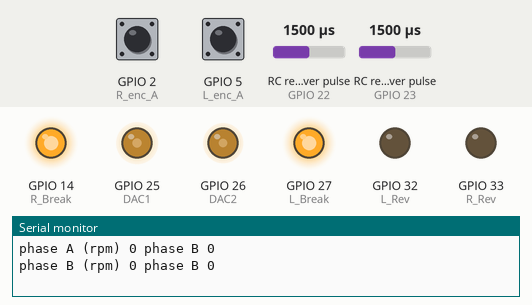
Recording of a sketch running on a simulated ESP32. Shown: output pins drawn as LEDs (lit = HIGH), the last lines printed to the serial monitor. Wiring (inferred from the names in the program): 2 × RC receiver channel: data GPIO 22 / data GPIO 23. Dashed ring = blinking. The test bench sets the inputs (shaded band); at power-on: RC receiver pulse (sensors on GPIO 22, GPIO 23) 1500 µs, GPIO 2 (R_enc_A) HIGH, GPIO 5 (L_enc_A) HIGH.

Above: at 1.26 s.
1.3 s: RC receiver pulse (sensor on GPIO 22) set to 1499 µs
At 3.4 s:
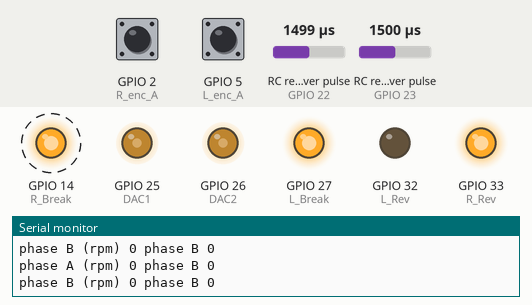
4.3 s: RC receiver pulse (sensor on GPIO 23) set to 1499 µs
At 5.5 s:
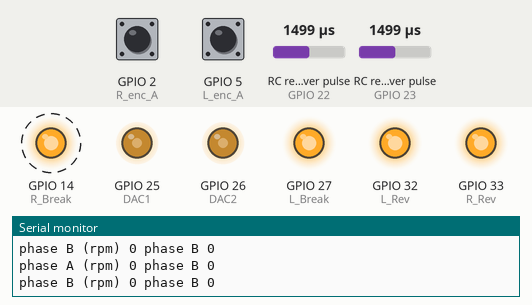
7.3 s: RC receiver pulse (sensor on GPIO 22) set to 1492 µs
10.3 s: RC receiver pulse (sensor on GPIO 22) set to 1020 µs
13.3 s: RC receiver pulse (sensor on GPIO 23) set to 1020 µs
At 13.9 s:
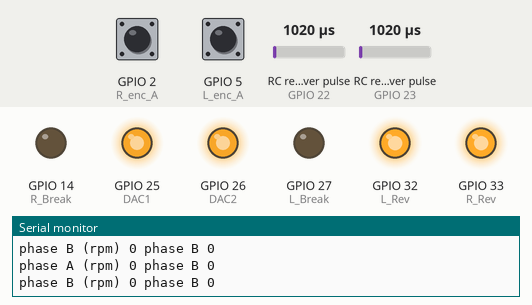
15.0 s: RC receiver pulse (sensor on GPIO 23) set to 1500 µs
At 16.2 s:
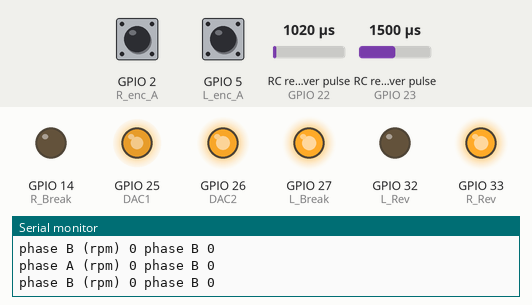
Timing chart, 0 to 19.0 s (numbered marks = the images above; inputs shaded):
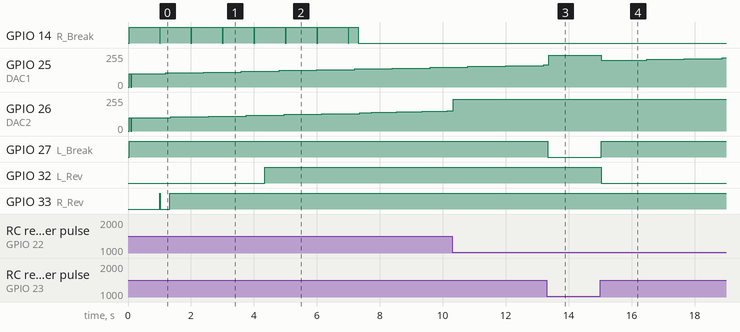

The sketch:

Tank_Steer_WORKED_3_3_23.ino
```cpp
//27-8-22 Untested on the ground

#include <PID_v1.h> //pid library

// Define Input Connections
#define CH3 23   //Left Flysky Stick
#define CH2 22  //Right Flysky Stick

#define DAC1 25   //left
#define DAC2 26   //right

#define L_Rev 32  //reverse pin
#define L_Break 27   //Left break

#define R_Rev 33 //reverse pin
#define R_Break 14 //Right break


#define L_enc_A 5  // Left Rotary Encoder phase A
#define L_enc_B 17 // Left Rotary Encoder phase B
#define R_enc_A 2  // Right Rotary Encoder Phase A
#define R_enc_B 15 // Right Rotary Encoder Phase B

#define PPR 2560  //pulses per revolution. Actual PPR for the encoder
                  //is 1024 but 2560 is after dividing it by 0.4 to
                  //accomodate the gear step up

#define test  //comment #define test out to disable the pid code

#ifdef test  // if #define test in commented then the code between #ifdef test and
             // #endif will not be compiled

double Setpoint_L, Input_L, Output_L;   //Define Variables we'll be connecting to
                                        //for the left track

//Define the aggressive and conservative Tuning Parameters
//the tuning parameters will be shared across both tracks
double aggKp=4, aggKi=0.2, aggKd=1;
double consKp=1, consKi=0.05, consKd=0.25;

//Specify the links and initial tuning parameters for the left track
PID myPID_L(&Input_L, &Output_L, &Setpoint_L, consKp, consKi, consKd, DIRECT);


double Setpoint_R, Input_R, Output_R;   //Define Variables we'll be connecting to
                                        //for the right track

//Specify the links and initial tuning parameters for the right track
PID myPID_R(&Input_R, &Output_R, &Setpoint_R, consKp, consKi, consKd, DIRECT);

#endif

// Integers to represent values from sticks and pots
int L_Val;  //flysky
int R_Val;  //flysky

//rpm_map will map the rpm so that it is in the same range as the flysky map
//making it good values for the pid to work with.
int rpm_map_L;
int rpm_map_R;

//to count the pulses
volatile unsigned long count_L=0;
volatile unsigned long count_R=0;

//rpm used to calculate rpm as the function in the loop
int rpm_L = 0;
int rpm_R = 0;

//variable to store the encoder readings
int enc_L;
int enc_R;


hw_timer_t * timer = NULL;

// Read the number of a specified channel and convert to the range provided.
// If the channel is off, return the default value
int readChannel(int channelInput, int minLimit, int maxLimit, int defaultValue){
  int ch = pulseIn(channelInput, HIGH, 30000);
  if (ch < 100) return defaultValue;
  return map(ch, 1000, 2000, minLimit, maxLimit);
}

//pulse functions will increment the count everytime the encoder pulses and
//performs rpm calculations based on that in real-time

void pulse_L() {

  count_L = count_L + 1;

  enc_L = digitalRead(L_enc_B);       //reads the pulse of the encoders phase B when phase A
  if (digitalRead (L_enc_B) != 1){    //pulses. Phase A is read on the rising edge and causes an
    rpm_L = (count_L * 60 / PPR);     //inturrupt trigering the pulse function, and phase b is 90
  } else {                            //degrees out of phase compared to A. This can be used to
    rpm_L = (count_L * 60 / PPR)*-1;  //determine the direction the encoder is turning
  }
}


void pulse_R() {

  count_R = count_R + 1;

  enc_R = digitalRead(R_enc_B);       //The encoders are opposite to each other, thus the * -1
  if (digitalRead (R_enc_B) != 1){    //is multiplied when b is not equal to 1 for one off the
    rpm_R = (count_R * 60 / PPR)*-1;  //functions and when b is equal for the other pulse function
  } else {                            //to correct the direction of travel of the track
    rpm_R = (count_R * 60 / PPR);
  }
}

//the funtion below is triggered every second and thus refreshes the rpm printed every second
void IRAM_ATTR onTimer(){

Serial.print("phase A (rpm) ");
Serial.print(rpm_map_L);
Serial.print(" phase B ");
Serial.println(enc_L);
Serial.print("phase B (rpm) ");
Serial.print(rpm_map_R);
Serial.print(" phase B ");
Serial.println(enc_R);

count_L = 0;    //resets the count every second when the funtion is triggered otherwise
count_R = 0;    //the rpm will keep rising infinitly

}

//reversing function
void reverse(int val, int rev_pin){
if(val < 0 ){
    digitalWrite(rev_pin, HIGH);
} else {
    digitalWrite(rev_pin, LOW);
}
return;
}


void setup(){

Serial.begin(115200);   // Set up serial monitor and has to be 115200 for the esp32

pinMode(CH3, INPUT); //channel 3 input
pinMode(CH2, INPUT); //channel 4 input

pinMode(L_Rev, OUTPUT);
pinMode(R_Rev, OUTPUT);

pinMode(L_Break, OUTPUT);
pinMode(R_Break, OUTPUT);

// Set encoder pins as inputs
pinMode (L_enc_A,INPUT);
pinMode (L_enc_B,INPUT);
pinMode (R_enc_A,INPUT);
pinMode (R_enc_B,INPUT);

//Attach inturrupt
attachInterrupt(digitalPinToInterrupt(L_enc_A), pulse_L, RISING);  //inturrupt the pulse at rising edge
attachInterrupt(digitalPinToInterrupt(R_enc_A), pulse_R, RISING);  //and trigger the pulse functions

//timer function
timer = timerBegin(0, 80, true);  // timer 0, MWDT clock period = 12.5 ns * TIMGn_Tx_WDT_CLK_PRESCALE -> 12.5 ns * 80 -> 1000 ns = 1 us, countUp
timerAttachInterrupt(timer, &onTimer, true); // edge (not level) triggered
timerAlarmWrite(timer, 1000000, true); // 1000000 * 1 us = 1 s, autoreload true
timerAlarmEnable(timer); // enable

#ifdef test   //comment #define test out to disable the pid code

Input_L = rpm_map_L;
Input_R = rpm_map_R;    //initialize the variables we're linked to

Setpoint_L = 100;
Setpoint_R = 100;

myPID_L.SetMode(AUTOMATIC);    //turn the PID on
myPID_R.SetMode(AUTOMATIC);

//turn the PID on
myPID_L.SetOutputLimits(-240,240);   // Clamping and this will help
myPID_R.SetOutputLimits(-240,240);   //reducing overcompensation

#endif
}

void loop() {

L_Val = readChannel(CH3, -255, 255, 0);  //Reads value from FlySky to the ESP32
R_Val = readChannel(CH2, -255, 255, 0);

rpm_map_L = map(rpm_L, -355, 355, -255, 255);
rpm_map_R = map(rpm_R, -355, 355, -255, 255);

reverse(L_Val, L_Rev);
reverse(R_Val, R_Rev);
//digitalWrite(R_Rev,HIGH);


if(abs(L_Val) > 4 ){ //deadzone value
digitalWrite(L_Break, LOW);
dacWrite(DAC1,abs(L_Val));

} else {
dacWrite(DAC1,0);
digitalWrite(L_Break, HIGH);
}

if(abs(R_Val) > 4 ){
digitalWrite(R_Break, LOW);
dacWrite(DAC2,abs(R_Val));

} else {
dacWrite(DAC2,0);
digitalWrite(R_Break, HIGH);
}


#ifdef test

Input_L = rpm_map_L;
Input_R = rpm_map_R;

double gap_L = abs(L_Val-Input_L); //distance away from setpoint

//we're close to setpoint, use conservative tuning parameters
if (gap_L < 10) {
myPID_L.SetTunings(consKp, consKi, consKd);

} else {
//we're far from setpoint, use aggressive tuning parameters
myPID_L.SetTunings(aggKp, aggKi, aggKd);
}

myPID_L.Compute();
analogWrite(DAC1, Output_L);

double gap_R = abs(R_Val-Input_R); //distance away from setpoint

//we're close to setpoint, use conservative tuning parameters
if (gap_R < 10) {
myPID_R.SetTunings(consKp, consKi, consKd);

} else {
//we're far from setpoint, use aggressive tuning parameters
myPID_R.SetTunings(aggKp, aggKi, aggKd);
}

myPID_R.Compute();
analogWrite(DAC2, Output_R);

#endif

}
```

Measured:
- the behaviour switches between 1500 and 1499 µs on RC receiver pulse (sensor on GPIO 22) (found by bisection; images 0 and 1)
- the behaviour switches between 1500 and 1499 µs on RC receiver pulse (sensor on GPIO 23) (found by bisection; images 1 and 2)
- after the input at 4.3 s, GPIO 32 (L_Rev): LOW → HIGH at once
- after the input at 13.3 s, GPIO 25 (DAC1): 166/255 → 240/255 after 0.06 s; GPIO 27 (L_Break): HIGH → LOW at once
- after the input at 15.0 s, GPIO 25 (DAC1): 240/255 → 201/255 at once, → 207/255 1.4 s later, → 213/255 1.2 s later, → 219/255 1.2 s later; GPIO 27 (L_Break): LOW → HIGH at once; GPIO 32 (L_Rev): HIGH → LOW at once
